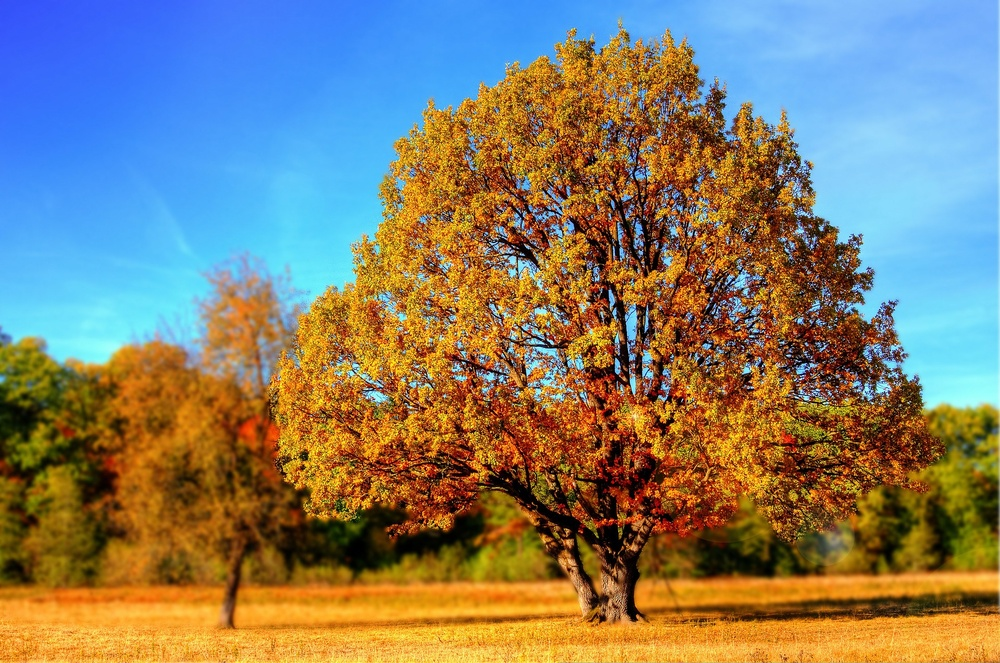
#> input picture 第4篇 探索/第10章 从外部导入图像加载到绘图区域/10.6 借助滤镜使得图像产生多样化的展示效果/10.6.2 RGB通道Numpy数组转换成单通道Numpy数组/tree_image.jpg, 1000 x 663 px, shrunk from 1920 x 1273 before the run
$ python 10.6.2.py
#> lines starting #> are read from the running program, lines starting #| are printed output that depends on the picture
import matplotlib.pyplot as plt

fig, ax = plt.subplots(2, 2)

font = dict(family="monospace", weight="bold")

# get the array of RGB channels
outfile = plt.imread(r"tree_image.jpg")
#> outfile is the input picture: shape (663, 1000, 3); mean R, G, B 131.3, 125.3, 107.6
print(f"the array 'outfile' shape: {outfile.shape}")
#| the array 'outfile' shape: (663, 1000, 3)

# get the arrays of the red, green and blue channels
rCh = outfile[:, :, 0]										# 将RGB通道NumPy数组转化为单通道NumPy
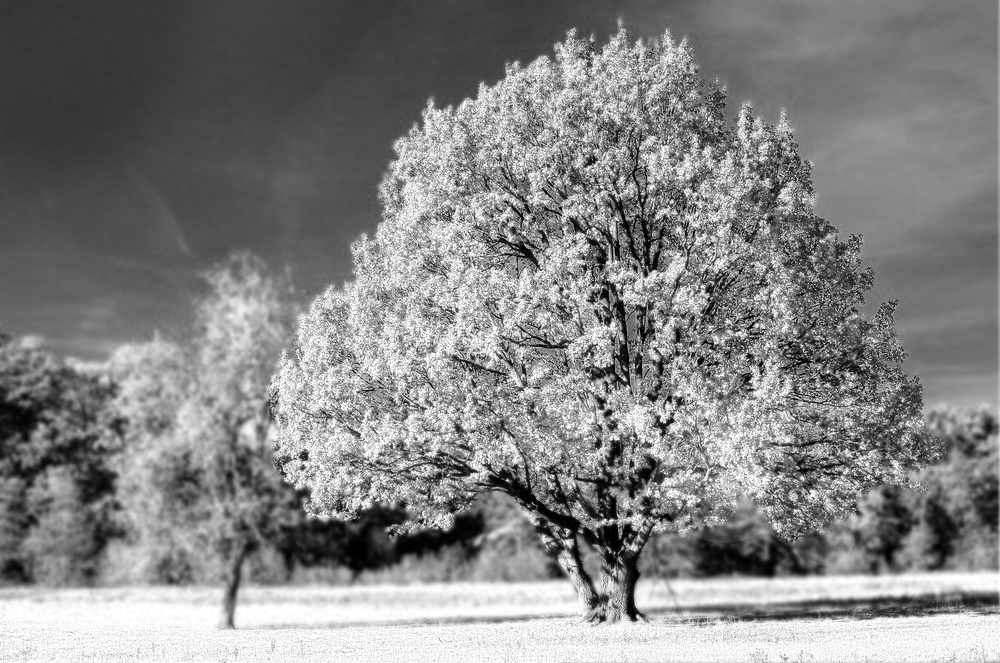
#> rCh: shape (663, 1000); min 0, max 255, mean 131.3
print(f"the array 'rCh' shape: {rCh.shape}")
#| the array 'rCh' shape: (663, 1000)

gCh = outfile[:, :, 1]
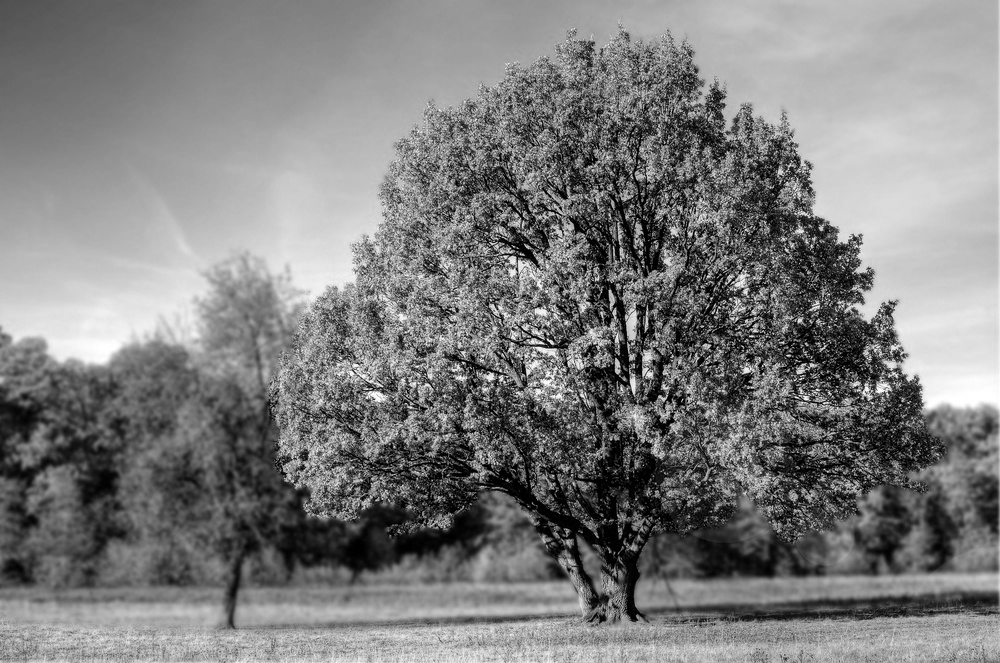
#> gCh: shape (663, 1000); min 0, max 255, mean 125.3
print(f"the array 'gCh' shape: {gCh.shape}")
#| the array 'gCh' shape: (663, 1000)

bCh = outfile[:, :, 2]
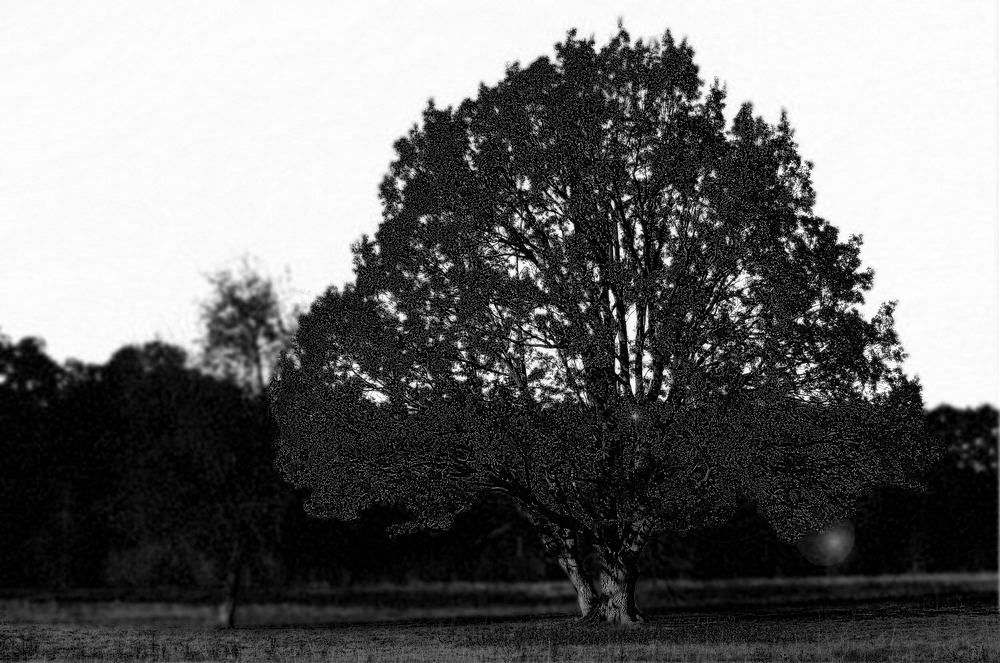
#> bCh: shape (663, 1000); min 0, max 255, mean 107.6
print(f"the array 'bCh' shape: {bCh.shape}")
#| the array 'bCh' shape: (663, 1000)

# show source image
ax[0, 0].imshow(outfile)
ax[0, 0].set_title("source_image", **font)
ax[0, 0].set_axis_off()

# show the images of the red, green and blue channels
ax[0, 1].imshow(rCh)
ax[0, 1].set_title("rCh_image", **font)
ax[0, 1].set_axis_off()

ax[1, 0].imshow(gCh)
ax[1, 0].set_title("gCh_image", **font)
ax[1, 0].set_axis_off()

ax[1, 1].imshow(bCh)
ax[1, 1].set_title("bCh_image", **font)
ax[1, 1].set_axis_off()

plt.show()
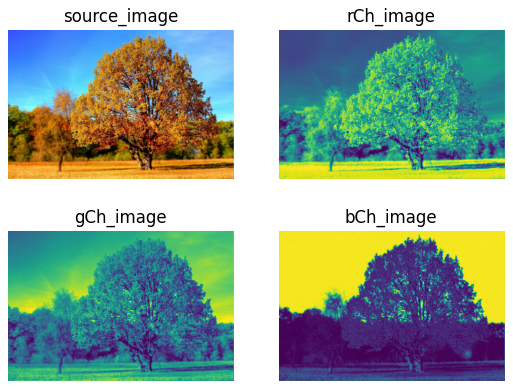
#> figure drawn by matplotlib, 4 panels
